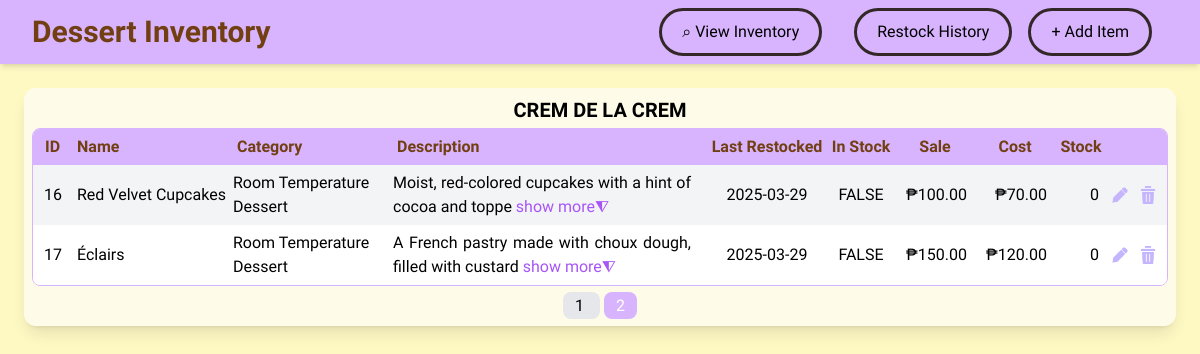
Screenshot of /?page=2 with the database file from the repository.
### tables this page shows
CREATE TABLE IF NOT EXISTS `crem_de_la_crem` (
    id INT PRIMARY KEY AUTO_INCREMENT,
    name VARCHAR(100) NOT NULL,
    category VARCHAR(100),
    description TEXT,
    image_path VARCHAR(255),
    last_restocked DATE NOT NULL,
    is_available TINYINT(1) NOT NULL DEFAULT 1,
    sell_price FLOAT NOT NULL,
    cost_price FLOAT NOT NULL,
    quantity INT NOT NULL,
    active TINYINT(1) NOT NULL DEFAULT 1
);

### db.php (called while the page is built, shortened)
<?php
$table = "crem_de_la_crem";
$tableName = strtoupper(str_replace("_", " ", $table));
?>

### read-database.php (shortened to what this page needs)
<?php
require 'db.php';
$limit = 15;
$page = isset($_GET['page']) ? $_GET['page'] : 1;
$offset = ($page - 1) * $limit;
$sql = "SELECT * FROM $table WHERE active = 1 LIMIT $limit OFFSET $offset";
$result = $conn->query($sql);
if ($result->num_rows > 0){
    echo "<h1 class='text-xl font-semibold text-center'>$tableName</h1>
    <div class='border border-purple-300 rounded-lg overflow-hidden mt-1'>
    <table class='border-collapse w-full text-left'>
        <thead class='bg-purple-300 text-yellow-900'>
            <tr>
                <th class='font-semibold py-1.5 px-1 pl-3 w-10'>ID</th>
                <th class='font-semibold py-1.5 px-1 w-40'>Name</th>
                <th class='font-semibold py-1.5 px-1 w-40'>Category</th>
                <th class='font-semibold py-1.5 px-1'>Description</th>"
                 .
                "<th class='font-semibold py-1.5 px-1 text-center w-30'>Last Restocked</th>
                <th class='font-semibold py-1.5 px-1 text-center w-17'>In Stock</th>
                <th class='font-semibold py-1.5 px-1 text-center w-20'>Sale</th>
                <th class='font-semibold py-1.5 px-1 text-center w-20'>Cost</th>
                <th class='font-semibold py-1.5 px-1 text-center w-13'>Stock</th>
                <th class='font-semibold py-1.5 px-1 w-8'></th>
                <th class='font-semibold py-1.5 px-1 w-7'></th>
            </tr>
        </thead>";
    $rowCnt = 0;
    while ($row = $result->fetch_assoc()){
        $category = str_replace("_", " ", $row["category"]);
        $shortDesc = strlen($row["description"]) > 58 ? substr($row["description"], 0, 58) : $row["description"];
        $row["description"] = !empty($row["description"]) ? $row["description"] : "No description available.";
        $row['cost_price'] = number_format(floatval($row['cost_price']), 2);
        $row['sell_price'] = number_format(floatval($row['sell_price']), 2);
        echo ($rowCnt%2==0) ? "<tr class='bg-gray-100'>" : "<tr class='bg-white'>" ;
        $rowCnt++;
        echo "<td class='text-center'>" . $row["id"] . "</td>
            <td class='pl-1'>" . $row["name"] . "</td>
            <td>" . $category . "</td>
            <td class='text-justify py-1.5 pr-4'>
                <div class='description-container'>";
                if (strlen($row["description"]) >58) {
                    echo "<span class='short-description'>
                        " . htmlspecialchars($shortDesc) . "
                        <a href='#' class='expand-link text-purple-500'>show more⧨</a>
                    </span>
                    <span class='full-description hidden'>
                        " . htmlspecialchars($row["description"]) . "
                        <a href='#' class='collapse-link text-purple-500'>hide◭</a>
                    </span>";
                } else {
                    echo $row["description"];
                }
        echo    "</div>
            </td>"
             .
            "<td class='text-center'>" . $row["last_restocked"] . "</td>
            <td class='text-center'>" . ($row["is_available"] ? "TRUE" : "FALSE") . "</td>
            <td class='text-right pr-2'>₱" . $row["sell_price"] . "</td>
            <td class='text-right pr-2'>₱" . $row["cost_price"] . "</td>
            <td class='text-right pr-2'>" . $row["quantity"] . "</td>
            <td class='p-1'>
                <a href='edit-item-form.php?id=" . $row['id'] . "'>
                    <img src='src/edit.png' alt='edit' width='18px'>
                </a>
            </td>
            <td>
                <a href='delete-item-form.php?id=" . $row['id'] . "'>
                    <img src='src/delete.png' alt='delete' width='18px'>
                </a>
            </td>
        </tr>";
    }
    echo "</table></div>";
} else {
    echo "0 results found.";
}
?>

### rows the page displays
crem_de_la_crem: id "16", name "Red Velvet Cupcakes", category "Room Temperature Dessert", description "Moist, red-colored cupcakes with a hint of cocoa and toppe", last_restocked "2025-03-29", is_available "FALSE", sell_price "100.00", cost_price "70.00", quantity "0"
crem_de_la_crem: id "17", name "Éclairs", category "Room Temperature Dessert", description "A French pastry made with choux dough, filled with custard", last_restocked "2025-03-29", is_available "FALSE", sell_price "150.00", cost_price "120.00", quantity "0"

### other values shown
$tableName "CREM DE LA CREM"
